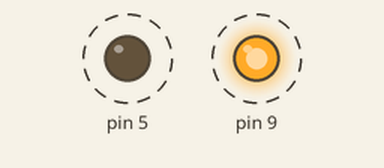
This sketch was run on a simulated Arduino Uno, built with avr-gcc and run on an emulated ATmega328P. On the bench: output pins drawn as LEDs (lit = HIGH). Dashed ring = blinking. What the sketch prints to the serial monitor is not drawn.

Above: at 0.3 s.
Timing chart, 0 to 3.0 s (numbered marks = the images above):
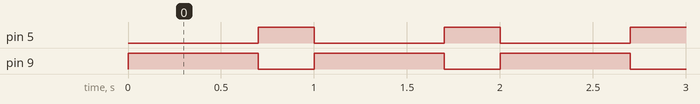

Measured:
- by itself, pin 5: alternates HIGH for 0.30 s and LOW for 0.70 s
- by itself, pin 9: alternates HIGH for 0.70 s and LOW for 0.30 s

The sketch:

classEx.ino
```cpp
class Blink {
  //member variables
  int pin;
  unsigned long lastTime;
  long refTime;
  long intervalOn;
  long intervalOff;


  //constructor

  public:
  Blink(int PinNumber,long OnTime,long OffTime){
    //initialize the member variables to the inputs
    refTime=0;

    pin=PinNumber;
    intervalOn=OnTime;
    intervalOff=OffTime;


    pinMode(pin,OUTPUT);
    digitalWrite(pin,LOW);

    };

  void K(){
         lastTime=millis();

    if (((lastTime-refTime)>=intervalOn)&&(digitalRead(pin)==HIGH)){
      refTime=lastTime;
      digitalWrite(pin,LOW);
      Serial.println("led Low");
      }
      if(((lastTime-refTime)>=intervalOff)&&(digitalRead(pin)==LOW)){
        refTime=lastTime;
      digitalWrite(pin,HIGH);
            Serial.println("led high");

        }
    }

  };


class Control{
  int ControlPin1;
  int ControlPin2;


  public:
  Control(int pin1,int pin2){
    ControlPin1=pin1;
    ControlPin2=pin2;
    pinMode(ControlPin1,OUTPUT);
    pinMode(ControlPin2,OUTPUT);
    }


void Cont(){

  if(digitalRead(ControlPin1)==LOW){
    digitalWrite(ControlPin2,HIGH);
    }
  else digitalWrite(ControlPin2,LOW);
  }

};


Blink led1(5,300,700);
Control leds(5,9);

void setup() {
  // put your setup code here, to run once:
Serial.begin(9600);
}

void loop() {
 led1.K();
 leds.Cont();
 }
```
